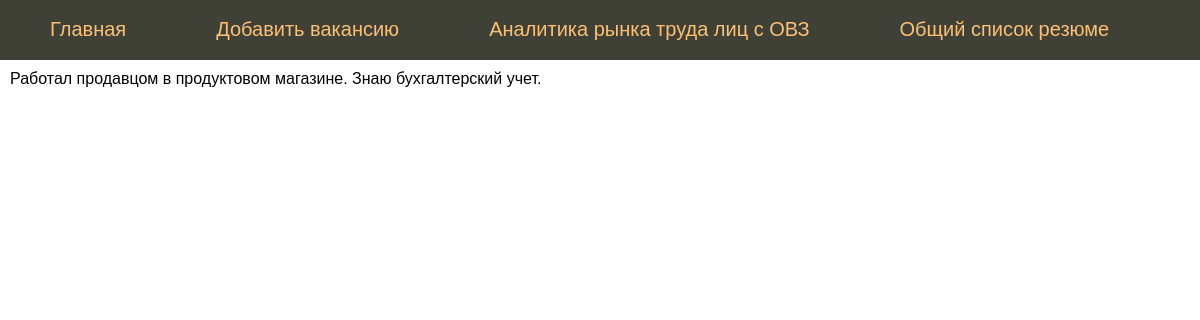
The page /resume/20 on the database its author committed.
### tables this page shows
CREATE TABLE mainmenu (
id integer PRIMARY KEY AUTOINCREMENT,
title text NOT NULL,
url text NOT NULL
);

CREATE TABLE "resume" (
	"id"	INTEGER NOT NULL UNIQUE,
	"age"	INTEGER NOT NULL,
	"gender"	TEXT NOT NULL,
	"city"	TEXT NOT NULL,
	"education_level"	TEXT NOT NULL,
	"profession"	TEXT NOT NULL,
	"restriction_type"	TEXT NOT NULL,
	"description"	TEXT NOT NULL,
	"desired_salary"	INTEGER,
	"sending_date_month"	TEXT,
	"schedule"	TEXT,
	"resume_type"	TEXT,
	"resume_vector"	TEXT,
	PRIMARY KEY("id" AUTOINCREMENT)
);

### flsite.py (the view)
@app.route("/resume/<int:id_resume>")
def showResume(id_resume):
    db = get_db()
    dbase = FDataBase(db)
    profession, description = dbase.getResume(id_resume)
    if not profession:
        abort(404)
    return render_template('resume_page.html', menu=dbase.getMenu(), description=description)

### FDataBase.py (called while the page is built)
    def getMenu(self):
        sql = '''SELECT * FROM mainmenu'''
        try:
            self.__cur.execute(sql)
            res = self.__cur.fetchall()
            if res: return res
        except:
            print("Ошибка чтения из БД")
        return []

    def getResume(self, resumeId):
        try:
            self.__cur.execute(f"SELECT profession, description FROM resume WHERE id = {resumeId} LIMIT 1")
            res = self.__cur.fetchone()
            if res:
                print(res)
                return res
        except sqlite3.Error as e:
            print("Ошибка получения вакансии из БД "+str(e))
        return (False, False)

### flsite.py (called while the page is built)
def connect_db():
    conn = sqlite3.connect(app.config['DATABASE'])
    conn.row_factory = sqlite3.Row # Записи из БД представлены не в виде кортежей, а в виде словаря
    return conn

def get_db():
    if not hasattr(g, 'link_db'):
        g.link_db = connect_db()
    return g.link_db

### templates/resume_page.html
{% extends 'base.html' %}
{% block content %}
{{ super() }}
{{ description }}
{% endblock %}

### templates/base.html (shortened to what this page needs)
<!DOCTYPE html>
<html>
<head>
</head>
<body>
{% block content %}
	{% block mainmenu %}
		<ul class="mainmenu">
			{% for p in menu %}
			<li><a href="{{p.url}}">{{p.title}}</a></li>
			{% endfor %}
		</ul>
	{% endblock mainmenu %}
	<div class="content">
{% endblock %}
</div>
</body>
</html>

### templates/base.html (style rules this page uses)
html, body { font-family: 'Arial'; margin: 0; padding 0; height: 100%; width: 100%; }
a { color: #0059b2; text-decoration: none; }
ul.mainmenu { list-style: none; background: #3F4137; height: 60px; margin: 0; padding: 0; color: #fdc073; font-size: 20px; overflow: hidden; }
ul.mainmenu li { float: left; margin: 18px 40px 0 50px; }
ul.mainmenu li a { color: #fdc073; text-decoration: none; }
div.content { margin: 10px; }

### rows shown on the page
mainmenu: title "Главная"
mainmenu: title "Добавить вакансию"
mainmenu: title "Аналитика рынка труда лиц с ОВЗ"
mainmenu: title "Общий список резюме"
resume: description "Работал продавцом в продуктовом магазине. Знаю бухгалтерский учет."
